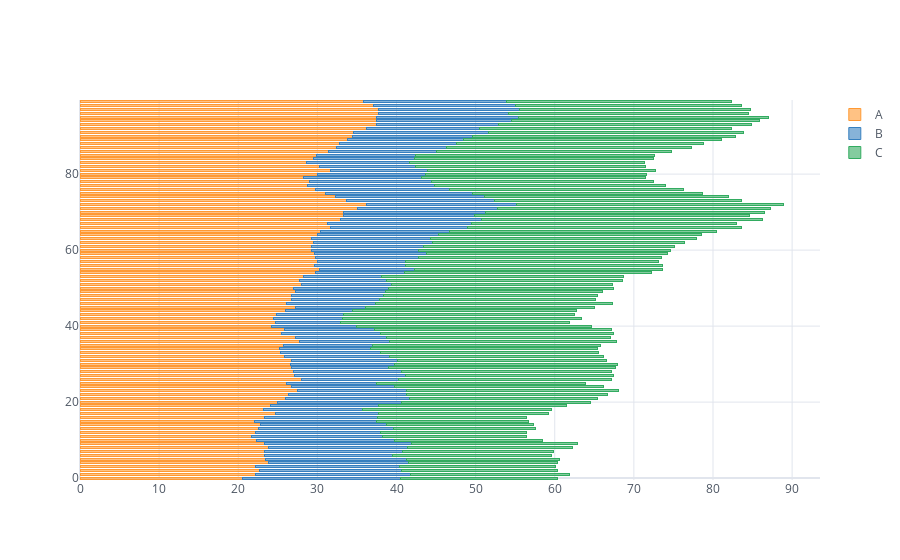

Write notebook code for a chart like this one.
### Code cell
df.iplot( kind='barh' , barmode='stack' , bargap=0.5)
